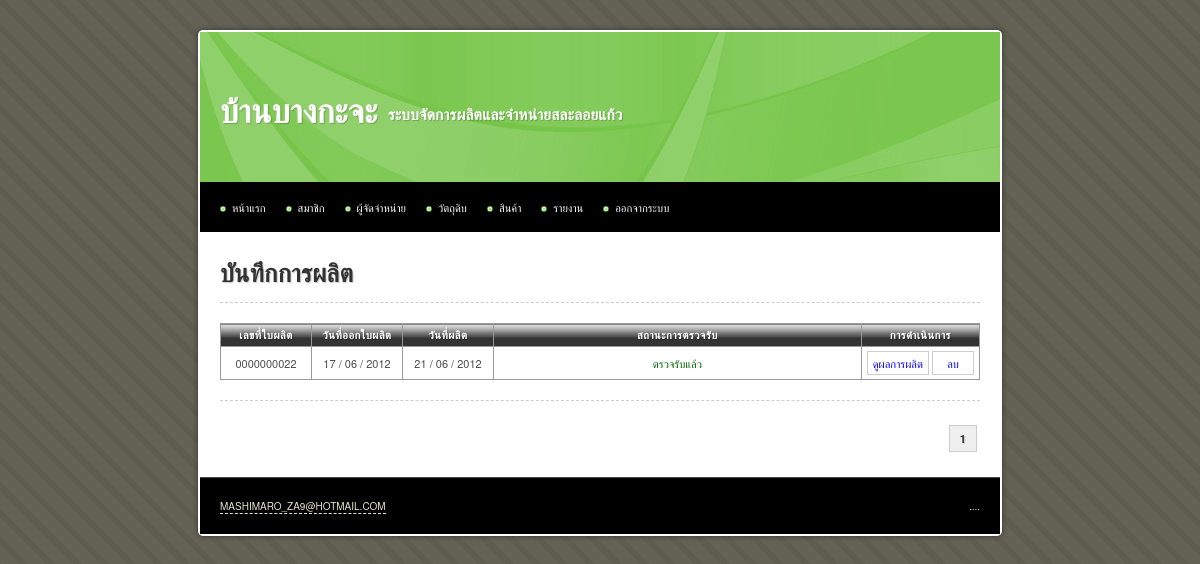
/main/production_log.php (signed in), run on an earlier commit of the app's database.
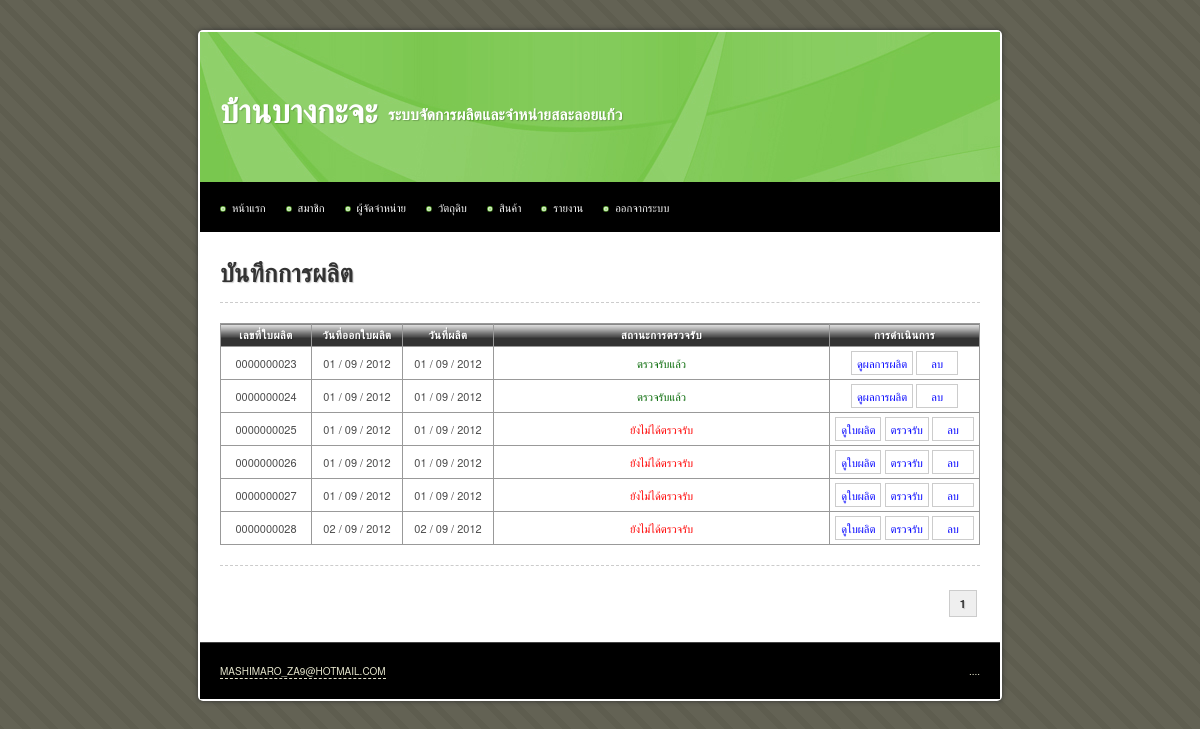
And on a later commit of the database.
### tables this page shows
CREATE TABLE IF NOT EXISTS `production_log` (
  `id` int(10) unsigned NOT NULL AUTO_INCREMENT,
  `is_approved` tinyint(1) unsigned NOT NULL DEFAULT '0',
  `description` text,
  `date_create` date NOT NULL,
  `date_exp` date NOT NULL,
  `date_work` date NOT NULL,
  `date_update` timestamp NOT NULL DEFAULT CURRENT_TIMESTAMP,
  PRIMARY KEY (`id`)
);

### iic_tools/helpers/iic_utilities_helper.php (called while the page is built, shortened)
<?php
function change_date_format($date, $old_separator = "-", $old_format = 'y-m-d', $new_separator = " / ", $new_format = "d-m-y")
{
	@list($_old_format_path1, $_old_format_path2, $_old_format_path3) = explode('-', $old_format);
	@list($_date_path[$_old_format_path1], $_date_path[$_old_format_path2], $_date_path[$_old_format_path3]) = explode($old_separator, $date);
	@list($_new_format_path1, $_new_format_path2, $_new_format_path3) = explode('-', $new_format);
	$_new_date = $_date_path[$_new_format_path1].$new_separator.$_date_path[$_new_format_path2].$new_separator.$_date_path[$_new_format_path3];
	return $_new_date;
}
function zero_fill($length, $data)
{
	while(strlen($data) < $length)
	{
		$data = '0'.$data;
	}
	return $data;
}

### main/production_log.php (the view, shortened to what this page needs)
<?php
$sql = 'SELECT * FROM product_order';
$query = mysql_query($sql) or die(mysql_error());
$total_rows = mysql_num_rows($query);
$rows_per_page = 10;
$limit_start = ($_GET['page'] - 1) * $rows_per_page;
$target = 'product_order.php?page=';
?>
<!DOCTYPE html PUBLIC "-//W3C//DTD XHTML 1.0 Transitional//EN" "http://www.w3.org/TR/xhtml1/DTD/xhtml1-transitional.dtd">
<html xmlns="http://www.w3.org/1999/xhtml">
<head>
<?php include("inc.css.php"); ?>
</head>
<body>
<div id="container">
	<?php include("inc.header.php"); ?>
	<div id="content">
		<h1>บันทึกการผลิต</h1>
		<hr />
			<table width="100%" border="1" align="center" cellpadding="5" cellspacing="0">
				<thead>
					<tr>
						<th width="80">เลขที่ใบผลิต</th>
						<th width="80">วันที่ออกใบผลิต</th>
						<th width="80">วันที่ผลิต</th>
						<th>สถานะการตรวจรับ</th>
						<th width="100">การดำเนินการ</th>
					</tr>
				</thead>
				<tbody>
					<?php
					$sql = 'SELECT *
							FROM production_log
							LIMIT '.$limit_start.', '.$rows_per_page;
					$query = mysql_query($sql) or die(mysql_error());
					$query_rows	= mysql_num_rows($query);
					if($query_rows > 0)
					{
						while($data = mysql_fetch_array($query))
						{
							$status = ($data['is_approved'] == 0) ? '<span class="red">ยังไม่ได้ตรวจรับ</span>' : '<span class="green">ตรวจรับแล้ว</span>';
							echo '	<tr>
										<td class="center">'.zero_fill(10, $data['id']).'</td>
										<td class="center">'.change_date_format($data['date_create']).'</td>
										<td class="center">'.change_date_format($data['date_work']).'</td>
										<td class="center">'.$status.'</td>
										<td class="center nowarp">';
							if($data['is_approved'])
							{
								echo '<a class="button" href="production_log_read.php?id='.$data['id'].'">ดูผลการผลิต</a>';
							}
							else
							{
								echo '<a class="button" href="production_log_print.php?id='.$data['id'].'" target="_blank">ดูใบผลิต</a>
									  <a class="button" href="production_log_approve.php?id='.$data['id'].'">ตรวจรับ</a>';
							}
							echo '
											<a class="button" href="production_log_delete.php?id='.$data['id'].'">ลบ</a>
										</td>
									</tr>';
						}
					}
					else
					{
						echo '<tr><td colspan="7" class="center">ไม่มีข้อมูล</td></tr>';
					}
					?>
				</tbody>
			</table>
		<hr />
		<div class="pagination">
			<?php echo get_pagination($total_rows, $target, $_GET['page'], $rows_per_page); ?>
		</div>
	</div>
	<?php include("inc.footer.php"); ?>
</div>
</body>
</html>

### iic_tools/helpers/iic_crud_helper.php (shortened to what this page needs)
<?php
function get_pagination($total_rows, $target, $current_page, $rows_per_page = 10)
{
	$_total_page = ceil($total_rows / $rows_per_page);
	$_pagination = '';
	$_loop = 1;
	while($_loop <= $_total_page)
	{
		if($_loop <= 3 || $_loop > ($_total_page - 3))
		{
			if($_loop == $current_page)
			{
				$_pagination .= '<strong>'.$_loop.'</strong>';
			}
			else
			{
				$_pagination .= '<a href="'.$target.$_loop.'" title="Page '.$_loop.'">&nbsp;'.$_loop.'&nbsp;</a>';
			}
		}
		$_loop++;
	}
	return $_pagination;
}

What changed in the data, as far as the page shows it:
removed production_log: id "0000000022", date_create "17 / 06 / 2012", date_work "21 / 06 / 2012", is_approved "ตรวจรับแล้ว"
added production_log: id "0000000023", date_create "01 / 09 / 2012", date_work "01 / 09 / 2012", is_approved "ตรวจรับแล้ว"
added production_log: id "0000000024", date_create "01 / 09 / 2012", date_work "01 / 09 / 2012", is_approved "ตรวจรับแล้ว"
added production_log: id "0000000025", date_create "01 / 09 / 2012", date_work "01 / 09 / 2012", is_approved "ยังไม่ได้ตรวจรับ"
added production_log: id "0000000026", date_create "01 / 09 / 2012", date_work "01 / 09 / 2012", is_approved "ยังไม่ได้ตรวจรับ"
added production_log: id "0000000027", date_create "01 / 09 / 2012", date_work "01 / 09 / 2012", is_approved "ยังไม่ได้ตรวจรับ"
added production_log: id "0000000028", date_create "02 / 09 / 2012", date_work "02 / 09 / 2012", is_approved "ยังไม่ได้ตรวจรับ"
